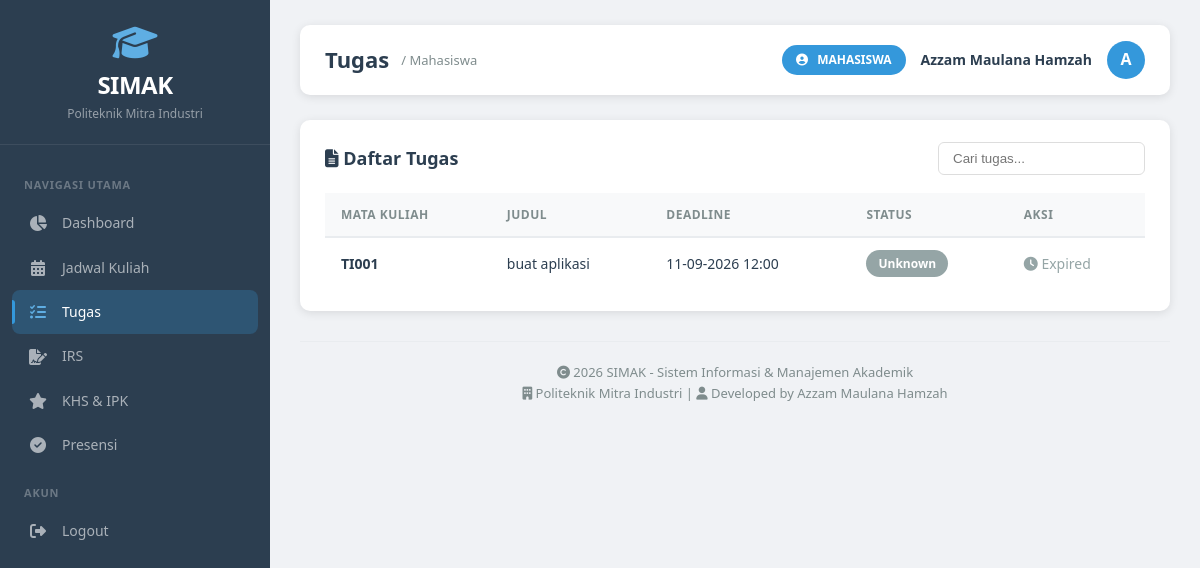
/public/mahasiswa/tugas.php (signed in), run on the app's committed database.
### tables this page shows
CREATE TABLE `tasks` (
  `id` int NOT NULL,
  `course_id` int NOT NULL,
  `dosen_id` int NOT NULL,
  `judul` varchar(100) NOT NULL,
  `deskripsi` text,
  `deadline` datetime NOT NULL,
  `bobot_nilai` decimal(5,2) DEFAULT '0.00',
  `created_at` timestamp NULL DEFAULT CURRENT_TIMESTAMP
);

CREATE TABLE `courses` (
  `id` int NOT NULL,
  `kode_mk` varchar(20) NOT NULL,
  `nama_mk` varchar(100) NOT NULL,
  `sks` int NOT NULL,
  `semester` int NOT NULL,
  `program_studi` varchar(100) DEFAULT NULL,
  `dosen_id` int DEFAULT NULL,
  `ruang` varchar(50) DEFAULT NULL,
  `hari` varchar(20) DEFAULT NULL,
  `jam_mulai` time DEFAULT NULL,
  `jam_selesai` time DEFAULT NULL,
  `kapasitas` int DEFAULT '30',
  `created_at` timestamp NULL DEFAULT CURRENT_TIMESTAMP
);

### controllers/MahasiswaController.php (called while the page is built, shortened)
<?php
class MahasiswaController {
    private $pdo;
    private $mahasiswa_id;
    public function __construct($pdo, $mahasiswa_id = null) {
        $this->pdo = $pdo;
        $this->mahasiswa_id = $mahasiswa_id;
    }
    public function getAllTugas() {
        $stmt = $this->pdo->prepare("
            SELECT t.*, c.kode_mk, c.nama_mk,
                   ts.id as submission_id, ts.status as submission_status,
                   ts.nilai as submission_nilai, ts.submitted_at,
                   CASE
                       WHEN t.deadline < NOW() THEN 'expired'
                       WHEN ts.id IS NOT NULL AND ts.status = 'submitted' THEN 'submitted'
                       WHEN t.deadline < DATE_ADD(NOW(), INTERVAL 1 DAY) THEN 'urgent'
                       ELSE 'active'
                   END as status_tugas,
                   TIMESTAMPDIFF(HOUR, NOW(), t.deadline) as jam_tersisa
            FROM tasks t
            JOIN courses c ON t.course_id = c.id
            JOIN irs i ON t.course_id = i.course_id
            LEFT JOIN task_submissions ts ON t.id = ts.task_id AND ts.mahasiswa_id = ?
            WHERE i.mahasiswa_id = ? AND i.status = 'approved'
            ORDER BY t.deadline ASC
        ");
        $stmt->execute([$this->mahasiswa_id, $this->mahasiswa_id]);
        return $stmt->fetchAll();
    }
}
?>

### public/mahasiswa/tugas.php (the view, shortened to what this page needs)
<?php
require_once __DIR__ . '/../../config/database.php';
require_once __DIR__ . '/../../controllers/MahasiswaController.php';
$stmt = $pdo->prepare("SELECT id FROM mahasiswa WHERE user_id = ?");
$stmt->execute([$_SESSION['user_id']]);
$mahasiswa = $stmt->fetch();
$controller = new MahasiswaController($pdo, $mahasiswa['id']);
$tugas = $controller->getAllTugas();
include __DIR__ . '/../../includes/header.php';
?>
<div class="table-container">
    <div class="table-header">
        <h3><i class="fas fa-file-alt"></i> Daftar Tugas</h3>
        <div>
            <input type="text" id="tableSearch" placeholder="Cari tugas..." style="padding: 8px 14px; border: 1px solid #ddd; border-radius: 6px;">
        </div>
    </div>
    <?php if (empty($tugas)): ?>
        <p style="text-align: center; color: #7f8c8d; padding: 30px;">
            Belum ada tugas yang diberikan
        </p>
    <?php else: ?>
        <table>
            <thead>
                <tr>
                    <th>Mata Kuliah</th>
                    <th>Judul</th>
                    <th>Deadline</th>
                    <th>Status</th>
                    <th>Aksi</th>
                </tr>
            </thead>
            <tbody>
                <?php foreach ($tugas as $t):
                    $status_tugas = $t['status_tugas'];
                    $status_label = [
                        'active' => '<i class="fas fa-circle"></i> Aktif',
                        'urgent' => '<i class="fas fa-circle"></i> Mendesak!',
                        'submitted' => '<i class="fas fa-check"></i> Dikumpulkan',
                        'expired' => '<i class="fas fa-clock"></i> Expired'
                    ];
                    $status_color = [
                        'active' => '#2ecc71',
                        'urgent' => '#e74c3c',
                        'submitted' => '#3498db',
                        'expired' => '#95a5a6'
                    ];
                ?>
                    <tr>
                        <td><strong><?= htmlspecialchars($t['kode_mk']) ?></strong></td>
                        <td><?= htmlspecialchars($t['judul']) ?></td>
                        <td>
                            <?= date('d-m-Y H:i', strtotime($t['deadline'])) ?>
                        </td>
                        <td>
                            <span class="status-badge" style="background: <?= $status_color[$status_tugas] ?>; color: #fff; padding: 4px 12px; border-radius: 20px; font-size: 12px;">
                                <?= $status_label[$status_tugas] ?? 'Unknown' ?>
                            </span>
                        </td>
                        <td>
                            <?php if ($status_tugas === 'active' || $status_tugas === 'urgent'): ?>
                                <button class="btn btn-primary btn-sm" onclick="submitTugas(<?= $t['id'] ?>, '<?= htmlspecialchars($t['judul']) ?>')">
                                    <i class="fas fa-upload"></i> Kumpulkan
                                </button>
                            <?php elseif ($status_tugas === 'submitted'): ?>
                                <span style="color: #2ecc71;"><i class="fas fa-check"></i> Tersubmit</span>
                            <?php else: ?>
                                <span style="color: #95a5a6;"><i class="fas fa-clock"></i> Expired</span>
                            <?php endif; ?>
                        </td>
                    </tr>
                <?php endforeach; ?>
            </tbody>
        </table>
    <?php endif; ?>
</div>
<?php include __DIR__ . '/../../includes/footer.php'; ?>

### public/assets/css/style.css (style rules this page uses)
* { margin: 0; padding: 0; box-sizing: border-box; }
:root { --primary: #3498db; --primary-dark: #2980b9; --primary-light: #5faee3; --secondary: #2c3e50; --success: #2ecc71; --success-dark: #27ae60; --danger: #e74c3c; --danger-dark: #c0392b; --warning: #f39c12; --warning-dark: #d68910; --info: #3498db; --gray: #95a5a6; --gray-dark: #7f8c8d; --gray-light: #ecf0f1; --white: #ffffff; --black: #2c3e50; --shadow: 0 2px 10px rgba(0,0,0,0.1); --shadow-hover: 0 4px 20px rgba(0,0,0,0.15); --radius: 10px; --transition: all 0.3s ease; }
html { scroll-behavior: smooth; }
body { font-family: 'Segoe UI', Tahoma, Geneva, Verdana, sans-serif; background: #f0f2f5; color: var(--black); line-height: 1.6; min-height: 100vh; }
.table-container { background: var(--white); border-radius: var(--radius); padding: 22px 25px; box-shadow: var(--shadow); overflow-x: auto; margin-bottom: 25px; }
.table-container .table-header { display: flex; justify-content: space-between; align-items: center; margin-bottom: 18px; flex-wrap: wrap; gap: 10px; }
.table-container .table-header h3 { font-size: 18px; color: var(--secondary); font-weight: 600; }
.table-container table { width: 100%; border-collapse: collapse; }
.table-container table thead th { background: #f8f9fa; padding: 12px 16px; text-align: left; font-weight: 600; font-size: 12px; color: var(--gray-dark); text-transform: uppercase; letter-spacing: 0.5px; border-bottom: 2px solid #e9ecef; white-space: nowrap; }
.table-container table tbody td { padding: 12px 16px; border-bottom: 1px solid #f0f0f0; font-size: 14px; vertical-align: middle; }
.table-container table tbody tr:last-child td { border-bottom: none; }
.status-badge { display: inline-block; padding: 4px 14px; border-radius: 20px; font-size: 12px; font-weight: 600; text-transform: capitalize; }

### data on the page
tasks: course.kode_mk "TI001", judul "buat aplikasi", deadline "11-09-2026 12:00", status_tugas "Unknown"

### other printed values
$page_title "Tugas"
$role "Mahasiswa"
$role "MAHASISWA"
$nama "Azzam Maulana Hamzah"
$initial "A"
